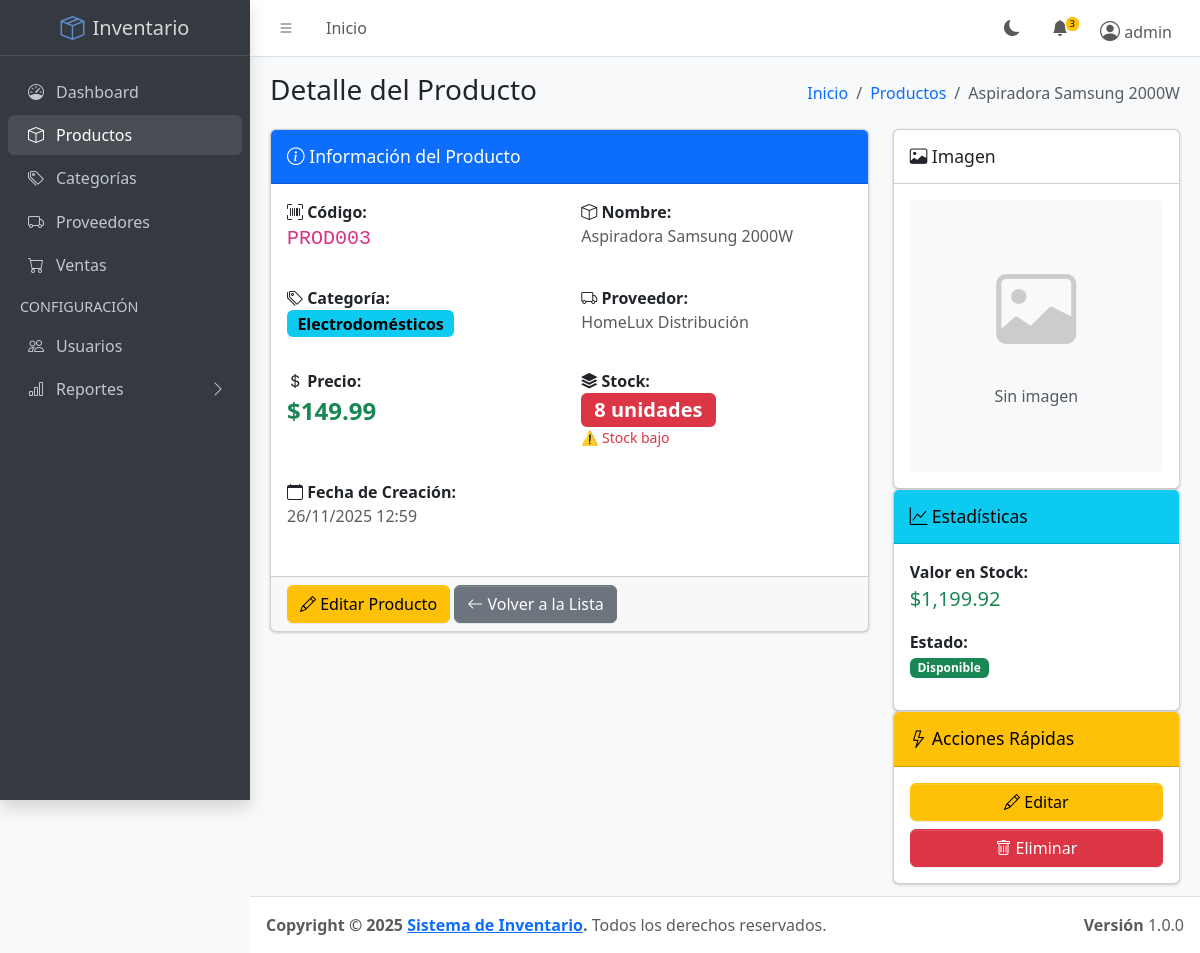
The page /public/product/show/3 (signed in) on the database its author committed.
### tables this page shows
CREATE TABLE `products` (
  `id` int(11) NOT NULL,
  `category_id` int(11) DEFAULT NULL,
  `supplier_id` int(11) DEFAULT NULL,
  `code` varchar(50) NOT NULL,
  `name` varchar(150) NOT NULL,
  `price` decimal(10,2) NOT NULL,
  `stock` int(11) DEFAULT 0,
  `image` varchar(255) DEFAULT NULL,
  `created_at` timestamp NOT NULL DEFAULT current_timestamp()
);

CREATE TABLE `categories` (
  `id` int(11) NOT NULL,
  `name` varchar(100) NOT NULL,
  `description` text DEFAULT NULL,
  `created_at` timestamp NOT NULL DEFAULT current_timestamp()
);

CREATE TABLE `suppliers` (
  `id` int(11) NOT NULL,
  `company_name` varchar(100) NOT NULL,
  `contact_email` varchar(100) DEFAULT NULL,
  `phone` varchar(20) DEFAULT NULL,
  `created_at` timestamp NOT NULL DEFAULT current_timestamp()
);

### app/core/Controller.php (called while the page is built, shortened)
<?php
class Controller {
    public function model($model) {
        return new $model();
    }
    public function view($view, $data = []) {
        extract($data);
        require_once '../app/views/' . $view . '.php';
    }
}

### app/controllers/ProductController.php (called while the page is built, shortened)
<?php
class ProductController extends Controller
{
    public function show($params)
    {
        $id = $params[0] ?? null;
        $productModel = $this->model('Product');
        $product = $productModel->getByIdWithDetails($id);
        $data = [
            'title' => 'Detalle del producto - ' . $product['name'],
            'product' => $product
        ];
        $this->view('products/show', $data);
    }
}

### public/index.php (called while the page is built, shortened)
<?php
require_once '../app/config/db.php';
require_once '../app/core/Controller.php';
require_once '../app/core/Model.php';
$url = isset($_GET['url']) ? $_GET['url'] : '';
$router = new Router();
$router->route($url);

### app/core/Model.php (called while the page is built, shortened)
<?php
class Model {
    public function __construct() {
        $database = new Database();
        $this->db = $database->connect();
    }
}

### app/config/db.php (called while the page is built, shortened)
<?php
class Database
{
    private $host = 'localhost';
    private $db_name = 'inventory_system';
    private $username = 'root';
    private $password = '';
    public function connect()
    {
        $this->conn = null;
        try {
            $this->conn = new PDO('mysql:host=' . $this->host . ';dbname=' . $this->db_name, $this->username, $this->password);
            $this->conn->setAttribute(PDO::ATTR_ERRMODE, PDO::ERRMODE_EXCEPTION);
            $this->conn->setAttribute(PDO::ATTR_DEFAULT_FETCH_MODE, PDO::FETCH_ASSOC);
            $this->conn->exec("set names utf8");
        } catch (PDOException $e) {
            echo 'Connection Error: ' . $e->getMessage();
        }
        return $this->conn;
    }
}

### app/models/Product.php (called while the page is built, shortened)
<?php
class Product extends Model
{
    public function __construct()
    {
        $this->table = 'products';
    }
    public function getByIdWithDetails($id)
    {
        $query = "SELECT p.*,
                         c.name as category_name,
                         s.company_name as supplier_name
                  FROM {$this->table} p
                  LEFT JOIN categories c ON p.category_id = c.id
                  LEFT JOIN suppliers s ON p.supplier_id = s.id
                  WHERE p.id = :id";
        $stmt = $this->db->prepare($query);
        $stmt->bindParam(':id', $id);
        $stmt->execute();
        return $stmt->fetch(PDO::FETCH_ASSOC);
    }
}

### app/views/products/show.php (the view)
<?php require_once '../app/views/layouts/header.php'; ?>
<?php require_once '../app/views/layouts/sidebar.php'; ?>
<div class="app-content-header">
    <div class="container-fluid">
        <div class="row">
            <div class="col-sm-6">
                <h3 class="mb-0">Detalle del Producto</h3>
            </div>
            <div class="col-sm-6">
                <ol class="breadcrumb float-sm-end">
                    <li class="breadcrumb-item"><a href="/GestionInventario/public/">Inicio</a></li>
                    <li class="breadcrumb-item"><a href="/GestionInventario/public/product">Productos</a></li>
                    <li class="breadcrumb-item active"><?= htmlspecialchars($product['name']) ?></li>
                </ol>
            </div>
        </div>
    </div>
</div>
<div class="app-content">
    <div class="container-fluid">
        <div class="row">
            <div class="col-md-8">
                <div class="card card-primary">
                    <div class="card-header">
                        <h3 class="card-title">
                            <i class="bi bi-info-circle"></i> Información del Producto
                        </h3>
                    </div>
                    <div class="card-body">
                        <div class="row mb-3">
                            <div class="col-md-6">
                                <strong><i class="bi bi-upc-scan"></i> Código:</strong>
                                <p class="text-muted">
                                    <code class="fs-5"><?= htmlspecialchars($product['code']) ?></code>
                                </p>
                            </div>
                            <div class="col-md-6">
                                <strong><i class="bi bi-box"></i> Nombre:</strong>
                                <p class="text-muted"><?= htmlspecialchars($product['name']) ?></p>
                            </div>
                        </div>
                        <div class="row mb-3">
                            <div class="col-md-6">
                                <strong><i class="bi bi-tags"></i> Categoría:</strong>
                                <p>
                                    <?php if ($product['category_name']): ?>
                                        <span class="badge text-bg-info fs-6">
                                            <?= htmlspecialchars($product['category_name']) ?>
                                        </span>
                                    <?php else: ?>
                                        <span class="badge text-bg-secondary">Sin categoría</span>
                                    <?php endif; ?>
                                </p>
                            </div>
                            <div class="col-md-6">
                                <strong><i class="bi bi-truck"></i> Proveedor:</strong>
                                <p class="text-muted">
                                    <?php if ($product['supplier_name']): ?>
                                        <?= htmlspecialchars($product['supplier_name']) ?>
                                    <?php else: ?>
                                        <span class="text-secondary">Sin proveedor</span>
                                    <?php endif; ?>
                                </p>
                            </div>
                        </div>
                        <div class="row mb-3">
                            <div class="col-md-6">
                                <strong><i class="bi bi-currency-dollar"></i> Precio:</strong>
                                <p>
                                    <span class="fs-4 text-success">
                                        <strong>$<?= number_format($product['price'], 2) ?></strong>
                                    </span>
                                </p>
                            </div>
                            <div class="col-md-6">
                                <strong><i class="bi bi-stack"></i> Stock:</strong>
                                <p>
                                    <?php if ($product['stock'] < 10): ?>
                                        <span class="badge text-bg-danger fs-5">
                                            <?= $product['stock'] ?> unidades
                                        </span>
                                        <small class="text-danger d-block">⚠️ Stock bajo</small>
                                    <?php else: ?>
                                        <span class="badge text-bg-success fs-5">
                                            <?= $product['stock'] ?> unidades
                                        </span>
                                    <?php endif; ?>
                                </p>
                            </div>
                        </div>
                        <div class="row mb-3">
                            <div class="col-md-12">
                                <strong><i class="bi bi-calendar"></i> Fecha de Creación:</strong>
                                <p class="text-muted">
                                    <?= date('d/m/Y H:i', strtotime($product['created_at'])) ?>
                                </p>
                            </div>
                        </div>
                    </div>
                    <div class="card-footer">
                        <a href="/GestionInventario/public/product/edit/<?= $product['id'] ?>"
                           class="btn btn-warning">
                            <i class="bi bi-pencil"></i> Editar Producto
                        </a>
                        <a href="/GestionInventario/public/product"
                           class="btn btn-secondary">
                            <i class="bi bi-arrow-left"></i> Volver a la Lista
                        </a>
                    </div>
                </div>
            </div>
            <div class="col-md-4">
                <div class="card">
                    <div class="card-header">
                        <h3 class="card-title">
                            <i class="bi bi-image"></i> Imagen
                        </h3>
                    </div>
                    <div class="card-body text-center">
                        <?php if (!empty($product['image'])): ?>
                            <img src="<?= htmlspecialchars($product['image']) ?>"
                                 alt="<?= htmlspecialchars($product['name']) ?>"
                                 class="img-fluid rounded">
                        <?php else: ?>
                            <div class="p-5 bg-light rounded">
                                <i class="bi bi-image" style="font-size: 5rem; color: #ccc;"></i>
                                <p class="text-muted mt-3">Sin imagen</p>
                            </div>
                        <?php endif; ?>
                    </div>
                </div>
                <div class="card card-info">
                    <div class="card-header">
                        <h3 class="card-title">
                            <i class="bi bi-graph-up"></i> Estadísticas
                        </h3>
                    </div>
                    <div class="card-body">
                        <div class="mb-3">
                            <strong>Valor en Stock:</strong>
                            <p class="text-success fs-5">
                                $<?= number_format($product['price'] * $product['stock'], 2) ?>
                            </p>
                        </div>
                        <div class="mb-3">
                            <strong>Estado:</strong>
                            <p>
                                <?php if ($product['stock'] > 0): ?>
                                    <span class="badge text-bg-success">Disponible</span>
                                <?php else: ?>
                                    <span class="badge text-bg-danger">Agotado</span>
                                <?php endif; ?>
                            </p>
                        </div>
                    </div>
                </div>
                <div class="card card-warning">
                    <div class="card-header">
                        <h3 class="card-title">
                            <i class="bi bi-lightning"></i> Acciones Rápidas
                        </h3>
                    </div>
                    <div class="card-body">
                        <a href="/GestionInventario/public/product/edit/<?= $product['id'] ?>"
                           class="btn btn-warning btn-block mb-2 w-100">
                            <i class="bi bi-pencil"></i> Editar
                        </a>
                        <a href="/GestionInventario/public/product/deleteAction/<?= $product['id'] ?>"
                           class="btn btn-danger btn-block w-100"
                           onclick="return confirm('¿Estás seguro de eliminar este producto?')">
                            <i class="bi bi-trash"></i> Eliminar
                        </a>
                    </div>
                </div>
            </div>
        </div>
    </div>
</div>
<?php require_once '../app/views/layouts/footer.php'; ?>

### rows shown on the page
products: name "Aspiradora Samsung 2000W", code "PROD003", category.name "Electrodomésticos", supplier.company_name "HomeLux Distribución", price "149.99", stock "8", created_at "26/11/2025 12:59", $product['price'] * $product['stock'] "1,199.92"

### other values the page prints
$_SESSION['username'] "admin"
